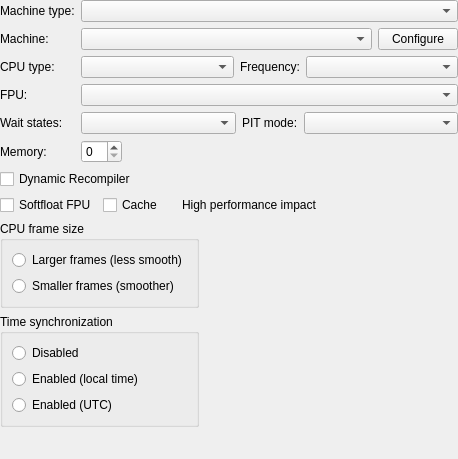
<?xml version="1.0" encoding="UTF-8"?>
<ui version="4.0">
 <class>SettingsMachine</class>
 <widget class="QWidget" name="SettingsMachine">
  <property name="geometry">
   <rect>
    <x>0</x>
    <y>0</y>
    <width>458</width>
    <height>459</height>
   </rect>
  </property>
  <property name="windowTitle">
   <string>Form</string>
  </property>
  <layout class="QVBoxLayout">
   <property name="leftMargin">
    <number>0</number>
   </property>
   <property name="topMargin">
    <number>0</number>
   </property>
   <property name="rightMargin">
    <number>0</number>
   </property>
   <property name="bottomMargin">
    <number>0</number>
   </property>
   <item>
    <widget class="QWidget" name="widget" native="true">
     <layout class="QGridLayout" name="gridLayout">
      <property name="leftMargin">
       <number>0</number>
      </property>
      <property name="topMargin">
       <number>0</number>
      </property>
      <property name="rightMargin">
       <number>0</number>
      </property>
      <property name="bottomMargin">
       <number>0</number>
      </property>
      <item row="0" column="0">
       <widget class="QLabel" name="label">
        <property name="text">
         <string>Machine type:</string>
        </property>
       </widget>
      </item>
      <item row="0" column="1">
       <widget class="QComboBox" name="comboBoxMachineType">
        <property name="maxVisibleItems">
         <number>30</number>
        </property>
       </widget>
      </item>
      <item row="1" column="0">
       <widget class="QLabel" name="label_2">
        <property name="text">
         <string>Machine:</string>
        </property>
       </widget>
      </item>
      <item row="1" column="1">
       <widget class="QWidget" name="widget_3" native="true">
        <layout class="QHBoxLayout" name="horizontalLayout_2">
         <property name="leftMargin">
          <number>0</number>
         </property>
         <property name="topMargin">
          <number>0</number>
         </property>
         <property name="rightMargin">
          <number>0</number>
         </property>
         <property name="bottomMargin">
          <number>0</number>
         </property>
         <item>
          <widget class="QComboBox" name="comboBoxMachine">
           <property name="maxVisibleItems">
            <number>30</number>
           </property>
          </widget>
         </item>
         <item>
          <widget class="QPushButton" name="pushButtonConfigure">
           <property name="sizePolicy">
            <sizepolicy hsizetype="Maximum" vsizetype="Fixed">
             <horstretch>0</horstretch>
             <verstretch>0</verstretch>
            </sizepolicy>
           </property>
           <property name="text">
            <string>Configure</string>
           </property>
          </widget>
         </item>
        </layout>
       </widget>
      </item>
      <item row="2" column="0">
       <widget class="QLabel" name="label_3">
        <property name="text">
         <string>CPU type:</string>
        </property>
       </widget>
      </item>
      <item row="2" column="1">
       <widget class="QWidget" name="widget_2" native="true">
        <layout class="QHBoxLayout" name="horizontalLayout">
         <property name="leftMargin">
          <number>0</number>
         </property>
         <property name="topMargin">
          <number>0</number>
         </property>
         <property name="rightMargin">
          <number>0</number>
         </property>
         <property name="bottomMargin">
          <number>0</number>
         </property>
         <item>
          <widget class="QComboBox" name="comboBoxCPU">
           <property name="sizePolicy">
            <sizepolicy hsizetype="MinimumExpanding" vsizetype="Fixed">
             <horstretch>0</horstretch>
             <verstretch>0</verstretch>
            </sizepolicy>
           </property>
           <property name="maxVisibleItems">
            <number>30</number>
           </property>
          </widget>
         </item>
         <item>
          <widget class="QLabel" name="label_7">
           <property name="text">
            <string>Frequency:</string>
           </property>
           <property name="alignment">
            <set>Qt::AlignLeading|Qt::AlignLeft|Qt::AlignVCenter</set>
           </property>
          </widget>
         </item>
         <item>
          <widget class="QComboBox" name="comboBoxSpeed">
           <property name="sizePolicy">
            <sizepolicy hsizetype="Expanding" vsizetype="Fixed">
             <horstretch>0</horstretch>
             <verstretch>0</verstretch>
            </sizepolicy>
           </property>
           <property name="maxVisibleItems">
            <number>30</number>
           </property>
          </widget>
         </item>
        </layout>
       </widget>
      </item>
      <item row="3" column="0">
       <widget class="QLabel" name="label_4">
        <property name="text">
         <string>FPU:</string>
        </property>
       </widget>
      </item>
      <item row="3" column="1">
       <widget class="QComboBox" name="comboBoxFPU">
        <property name="maxVisibleItems">
         <number>30</number>
        </property>
       </widget>
      </item>
      <item row="4" column="0">
       <widget class="QLabel" name="label_5">
        <property name="text">
         <string>Wait states:</string>
        </property>
       </widget>
      </item>
      <item row="4" column="1">
       <widget class="QWidget" name="widget_4" native="true">
        <layout class="QHBoxLayout" name="horizontalLayout_3">
         <property name="leftMargin">
          <number>0</number>
         </property>
         <property name="topMargin">
          <number>0</number>
         </property>
         <property name="rightMargin">
          <number>0</number>
         </property>
         <property name="bottomMargin">
          <number>0</number>
         </property>
         <item>
          <widget class="QComboBox" name="comboBoxWaitStates">
           <property name="sizePolicy">
            <sizepolicy hsizetype="MinimumExpanding" vsizetype="Fixed">
             <horstretch>0</horstretch>
             <verstretch>0</verstretch>
            </sizepolicy>
           </property>
           <property name="maxVisibleItems">
            <number>30</number>
           </property>
          </widget>
         </item>
         <item>
          <widget class="QLabel" name="label_8">
           <property name="text">
            <string>PIT mode:</string>
           </property>
          </widget>
         </item>
         <item>
          <widget class="QComboBox" name="comboBoxPitMode">
           <property name="sizePolicy">
            <sizepolicy hsizetype="Expanding" vsizetype="Fixed">
             <horstretch>0</horstretch>
             <verstretch>0</verstretch>
            </sizepolicy>
           </property>
           <property name="maxVisibleItems">
            <number>30</number>
           </property>
          </widget>
         </item>
        </layout>
       </widget>
      </item>
      <item row="5" column="0">
       <widget class="QLabel" name="label_6">
        <property name="text">
         <string>Memory:</string>
        </property>
       </widget>
      </item>
      <item row="5" column="1">
       <widget class="QSpinBox" name="spinBoxRAM">
        <property name="sizePolicy">
         <sizepolicy hsizetype="Maximum" vsizetype="Fixed">
          <horstretch>0</horstretch>
          <verstretch>0</verstretch>
         </sizepolicy>
        </property>
       </widget>
      </item>
     </layout>
    </widget>
   </item>
   <item>
    <layout class="QHBoxLayout" name="dynamicRecompilerLayout">
     <item>
      <widget class="QCheckBox" name="checkBoxDynamicRecompiler">
       <property name="sizePolicy">
        <sizepolicy hsizetype="Minimum" vsizetype="Fixed">
         <horstretch>2</horstretch>
         <verstretch>2</verstretch>
        </sizepolicy>
       </property>
       <property name="text">
        <string>Dynamic Recompiler</string>
       </property>
      </widget>
     </item>
    </layout>
   </item>
   <item>
    <layout class="QHBoxLayout" name="softFloatLayout">
     <item>
      <widget class="QCheckBox" name="checkBoxFPUSoftfloat">
       <property name="sizePolicy">
        <sizepolicy hsizetype="Fixed" vsizetype="Fixed">
         <horstretch>3</horstretch>
         <verstretch>3</verstretch>
        </sizepolicy>
       </property>
       <property name="text">
        <string>Softfloat FPU</string>
       </property>
      </widget>
     </item>
     <item>
      <widget class="QCheckBox" name="checkBoxCache">
       <property name="sizePolicy">
        <sizepolicy hsizetype="Fixed" vsizetype="Fixed">
         <horstretch>3</horstretch>
         <verstretch>3</verstretch>
        </sizepolicy>
       </property>
       <property name="text">
        <string>Cache</string>
       </property>
      </widget>
     </item>
     <item>
      <widget class="QLabel" name="softFloatWarningIcon">
       <property name="text">
        <string/>
       </property>
      </widget>
     </item>
     <item>
      <widget class="QLabel" name="softFloatWarningText">
       <property name="text">
        <string>High performance impact</string>
       </property>
      </widget>
     </item>
     <item>
      <spacer name="softFloatHorizontalSpacer">
       <property name="orientation">
        <enum>Qt::Horizontal</enum>
       </property>
       <property name="sizeHint" stdset="0">
        <size>
         <width>40</width>
         <height>20</height>
        </size>
       </property>
      </spacer>
     </item>
    </layout>
   </item>
   <item>
    <layout class="QGridLayout" name="gridLayout_2">
     <item row="0" column="0">
      <widget class="QGroupBox" name="groupBox_2">
       <property name="sizePolicy">
        <sizepolicy hsizetype="Maximum" vsizetype="Preferred">
         <horstretch>0</horstretch>
         <verstretch>0</verstretch>
        </sizepolicy>
       </property>
       <property name="title">
        <string>CPU frame size</string>
       </property>
       <property name="alignment">
        <set>Qt::AlignLeading|Qt::AlignLeft|Qt::AlignTop</set>
       </property>
       <layout class="QVBoxLayout" name="verticalLayout_2">
        <item>
         <widget class="QRadioButton" name="radioButtonLargerFrames">
          <property name="text">
           <string>Larger frames (less smooth)</string>
          </property>
         </widget>
        </item>
        <item>
         <widget class="QRadioButton" name="radioButtonSmallerFrames">
          <property name="text">
           <string>Smaller frames (smoother)</string>
          </property>
         </widget>
        </item>
       </layout>
      </widget>
     </item>
     <item row="0" column="1">
      <spacer name="horizontalSpacer">
       <property name="orientation">
        <enum>Qt::Horizontal</enum>
       </property>
       <property name="sizeHint" stdset="0">
        <size>
         <width>40</width>
         <height>20</height>
        </size>
       </property>
      </spacer>
     </item>
     <item row="1" column="0">
      <widget class="QGroupBox" name="groupBox">
       <property name="sizePolicy">
        <sizepolicy hsizetype="Preferred" vsizetype="Preferred">
         <horstretch>0</horstretch>
         <verstretch>0</verstretch>
        </sizepolicy>
       </property>
       <property name="title">
        <string>Time synchronization</string>
       </property>
       <layout class="QVBoxLayout" name="verticalLayout">
        <item>
         <widget class="QRadioButton" name="radioButtonDisabled">
          <property name="text">
           <string>Disabled</string>
          </property>
         </widget>
        </item>
        <item>
         <widget class="QRadioButton" name="radioButtonLocalTime">
          <property name="text">
           <string>Enabled (local time)</string>
          </property>
         </widget>
        </item>
        <item>
         <widget class="QRadioButton" name="radioButtonUTC">
          <property name="text">
           <string>Enabled (UTC)</string>
          </property>
         </widget>
        </item>
       </layout>
      </widget>
     </item>
     <item row="1" column="1">
      <spacer name="horizontalSpacer_2">
       <property name="orientation">
        <enum>Qt::Horizontal</enum>
       </property>
       <property name="sizeHint" stdset="0">
        <size>
         <width>40</width>
         <height>20</height>
        </size>
       </property>
      </spacer>
     </item>
    </layout>
   </item>
   <item>
    <spacer name="verticalSpacer">
     <property name="orientation">
      <enum>Qt::Vertical</enum>
     </property>
     <property name="sizeHint" stdset="0">
      <size>
       <width>20</width>
       <height>40</height>
      </size>
     </property>
    </spacer>
   </item>
  </layout>
 </widget>
 <tabstops>
  <tabstop>comboBoxMachineType</tabstop>
  <tabstop>comboBoxMachine</tabstop>
  <tabstop>pushButtonConfigure</tabstop>
  <tabstop>comboBoxCPU</tabstop>
  <tabstop>comboBoxSpeed</tabstop>
  <tabstop>comboBoxFPU</tabstop>
  <tabstop>comboBoxWaitStates</tabstop>
  <tabstop>comboBoxPitMode</tabstop>
  <tabstop>spinBoxRAM</tabstop>
  <tabstop>checkBoxDynamicRecompiler</tabstop>
  <tabstop>checkBoxFPUSoftfloat</tabstop>
  <tabstop>radioButtonDisabled</tabstop>
  <tabstop>radioButtonLocalTime</tabstop>
  <tabstop>radioButtonUTC</tabstop>
  <tabstop>radioButtonLargerFrames</tabstop>
  <tabstop>radioButtonSmallerFrames</tabstop>
 </tabstops>
 <resources/>
 <connections/>
</ui>
